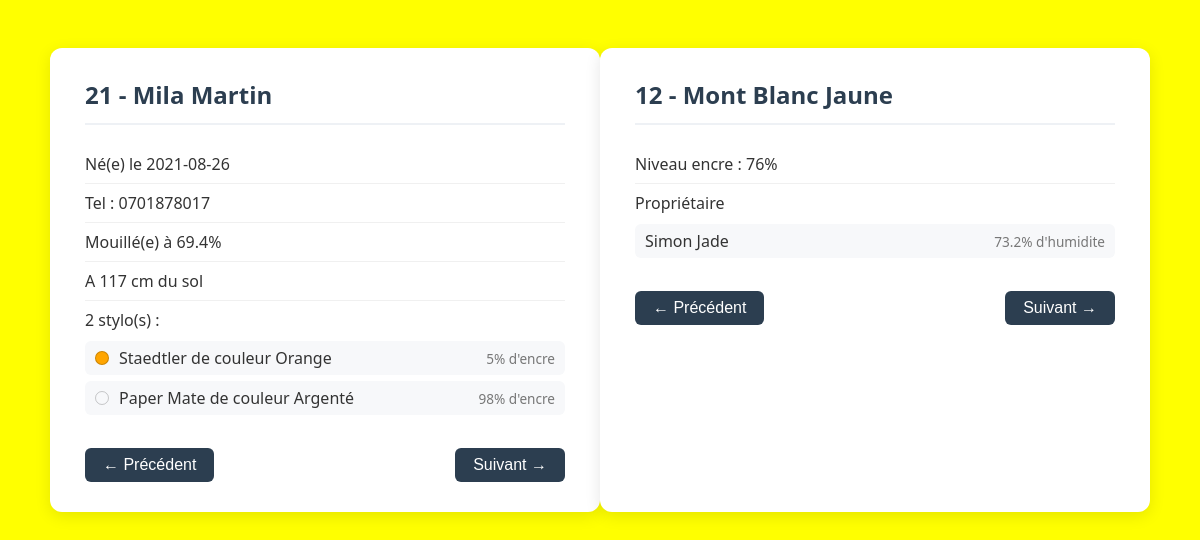
Screenshot of /php/index.php?enfant=21 with the database file from the repository.
### tables this page shows
CREATE TABLE Enfants (
    id INT AUTO_INCREMENT PRIMARY KEY,
    nom VARCHAR(50) NOT NULL,
    prenom VARCHAR(50) NOT NULL,
    num_tel VARCHAR(30),
    date_naissance DATE NOT NULL,
    distance_au_sol INT DEFAULT 50,
    taux_humidite FLOAT DEFAULT 0.7
);

CREATE TABLE Stylos (
    id INT AUTO_INCREMENT PRIMARY KEY,
    couleur VARCHAR(30) NOT NULL,
    marque VARCHAR(50) NOT NULL,
    niveau_encre INT DEFAULT 100,
    fonctionne BOOLEAN DEFAULT TRUE,
    id_enfant INT
);

### php/model/DAO.php (called while the page is built, shortened)
<?php
class DAO {
	public function __construct() {
		try {
			$this->pdo = new PDO('mysql:host=127.0.0.1;dbname=lesenfantsmouillesdustylo', 'bthouverez', '321654');
		} catch(Exception $e) {
			die('ERROR : '.$e->getMessage() );
		}
	}
}

### php/model/EnfantDAO.php (called while the page is built, shortened)
<?php
require_once('DAO.php');
require_once('Enfant.php');
require_once('Stylo.php');
class EnfantDAO extends DAO {
	public function hydrate(array $tabFromFetch) : Enfant {
		$e = new Enfant;
		$e->id = $tabFromFetch['id'];
		$e->nom = $tabFromFetch['nom'];
		$e->prenom = $tabFromFetch['prenom'];
		$e->num_tel = $tabFromFetch['num_tel'];
		$e->taux_humidite = $tabFromFetch['taux_humidite'];
		$e->date_naissance = $tabFromFetch['date_naissance'];
		$e->distance_au_sol = $tabFromFetch['distance_au_sol'];
		return $e;
	}
	public function getById(int $id) : Enfant {
		$sql = "SELECT e.id, nom, prenom, num_tel, date_naissance, distance_au_sol, taux_humidite, couleur, marque, niveau_encre, fonctionne
 FROM Enfants e LEFT JOIN Stylos s ON s.id_enfant = e.id WHERE e.id =  ?";
		$stmt = $this->pdo->prepare($sql);
		$stmt->execute([$id]);
		$tabEnfants = $stmt->fetchAll();
		$enfant = new Enfant();
		if($tabEnfants) {
			$enfant = $this->hydrate($tabEnfants[0]);
			foreach($tabEnfants as $tabEnfant) if($tabEnfant['marque']) {
				$s = new Stylo;
				$s->marque = $tabEnfant['marque'];
				$s->couleur = $tabEnfant['couleur'];
				$s->niveau_encre = $tabEnfant['niveau_encre'];
				$s->fonctionne = $tabEnfant['fonctionne'];
				$enfant->addStylo($s);
			}
		}
		return $enfant;
	}
}

### php/model/Enfant.php (called while the page is built, shortened)
<?php
class Enfant {
	private int    $id;
	private string $date_naissance;
	private ?string $num_tel;
	private string $nom;
	private string $prenom;
	private float  $taux_humidite;
	private int    $distance_au_sol;
	private array  $trousse;
	public function __construct() {
		$this->id = -1;
		$this->date_naissance = '';
		$this->num_tel = '';
		$this->nom = '';
		$this->prenom = '';
		$this->taux_humidite = 0;
		$this->distance_au_sol = 0;
		$this->trousse = [];
	}
	public function __get($attr) {
		switch($attr) {
			case 'id': 				return $this->id; 				break;
			case 'date_naissance': 		return $this->date_naissance; 		break;
			case 'num_tel': 			return $this->num_tel; 			break;
			case 'nom': 			return $this->nom; 				break;
			case 'prenom': 			return $this->prenom; 			break;
			case 'taux_humidite': 	return $this->taux_humidite; 	break;
			case 'distance_au_sol': 	return $this->distance_au_sol; 	break;
			case 'trousse': 		return $this->trousse; 			break;
		}
	}
	public function __set($attr, $val) {
		switch($attr) {
			case 'id': 				$this->id = $val; 			break;
			case 'date_naissance': 		$this->date_naissance = $val; 	break;
			case 'num_tel': 			$this->num_tel = $val; 		break;
			case 'nom': 			$this->nom = $val; 			break;
			case 'prenom': 			$this->prenom = $val; 		break;
			case 'taux_humidite': 	$this->taux_humidite = $val; break;
			case 'distance_au_sol': 	$this->distance_au_sol = $val;break;
		}
	}
	public function addStylo(Stylo $stylo) {
		$this->trousse[] = $stylo;
	}
}

### php/model/Stylo.php (called while the page is built, shortened)
<?php
class Stylo {
	private int    $id;
	private string $couleur;
	private string $marque;
	private int    $niveau_encre;
	private ?Enfant $enfant;
	public function __construct() {
		$this->id = -1;
		$this->couleur = '';
		$this->marque = '';
		$this->niveau_encre = 0;
		$this->enfant = new Enfant();
	}
	public function __get($attr) {
		switch($attr) {
			case 'id': 				return $this->id; 				break;
			case 'couleur': 		return $this->couleur; 			break;
			case 'marque': 			return $this->marque; 			break;
			case 'niveau_encre': 	return $this->niveau_encre; 	break;
			case 'enfant': 			return $this->enfant; 			break;
		}
	}
	public function __set($attr, $val) {
		switch($attr) {
			case 'id': 				$this->id = $val; 			break;
			case 'couleur': 		$this->couleur = $val; 		break;
			case 'marque': 			$this->marque = $val; 		break;
			case 'fonctionne': 		$this->fonctionne = $val; 	break;
			case 'niveau_encre': 	$this->niveau_encre = $val;	break;
			case 'enfant': 			$this->enfant = $val;		break;
		}
	}
}

### php/model/StyloDAO.php (called while the page is built, shortened)
<?php
require_once 'DAO.php';
require_once 'Stylo.php';
class StyloDAO extends DAO {
	public function getById(int $id) : Stylo {
		$sql = "SELECT * FROM Stylos s
		LEFT JOIN Enfants e ON s.id_enfant = e.id WHERE s.id = ?";
		$stmt = $this->pdo->prepare($sql);
		$stmt->execute([$id]);
		$tabStylo = $stmt->fetch();
		$stylo = new Stylo();
		if($tabStylo) {
			$stylo->id = $tabStylo[0];
			$stylo->marque = $tabStylo['marque'];
			$stylo->couleur = $tabStylo['couleur'];
			$stylo->fonctionne = $tabStylo['fonctionne'];
			$stylo->niveau_encre = $tabStylo['niveau_encre'];
			if(isset($tabStylo['nom'])) {
				$enfant = new Enfant;
				$enfant->id = $tabStylo['id'];
				$enfant->nom = $tabStylo['nom'];
				$enfant->prenom = $tabStylo['prenom'];
				$enfant->num_tel = $tabStylo['num_tel'];
				$enfant->date_naissance = $tabStylo['date_naissance'];
				$enfant->distance_au_sol = $tabStylo['distance_au_sol'];
				$enfant->taux_humidite = $tabStylo['taux_humidite'];
				$stylo->enfant = $enfant;
			} else {
				$stylo->enfant = null;
			}
		}
		return $stylo;
	}
}

### php/view/unEnfant.php (the view, shortened to what this page needs)
<!DOCTYPE html>
<html>
<head>
</head>
<body>
	<section class="cardEnfant">
		<?php if($enfant->id > 0) { ?>
		<h1><?= $enfant->id ?> - <?= $enfant->prenom ?> <?= $enfant->nom ?></h1>
		<ul class="infos">
			<li>Né(e) le <?= $enfant->date_naissance ?></li>
			<li>Tel : <?= $enfant->num_tel ?></li>
			<li>Mouillé(e) à <?= $enfant->taux_humidite*100 ?>%</li>
			<li>A <?= $enfant->distance_au_sol ?> cm du sol</li>
			<li><?= count($enfant->trousse) ?> stylo(s) :
				<ul class="trousse">
				<?php foreach($enfant->trousse as $stylo) { ?>
					<li class="stylo">
						<span class="pastille" style="background: <?= $stylo->couleur ?>;"></span>
						<?= $stylo->marque ?> de couleur <?= $stylo->couleur ?>
						<span class="niveau"><?= $stylo->niveau_encre ?>% d'encre</span>
					</li>
				<?php } ?>
				</ul>
			</li>
		</ul>
		<div class="nav">
			<a href="?enfant=<?= $enfant->id-1 ?>"><button>&larr; Précédent</button></a>
			<a href="?enfant=<?= $enfant->id+1 ?>"><button>Suivant &rarr;</button></a>
		</div>
	<?php } else { ?>
		<p class="empty">Aucun enfant trouvé.</p>
	<?php } ?>
	</section>
</body>
</html>

### php/index.php (shortened to what this page needs)
<?php
require_once('model/EnfantDAO.php');
require_once('model/StyloDAO.php');
$idEnfant = $_GET['enfant'] ?? 22;
$daoEnfant = new EnfantDAO;
$enfant = $daoEnfant->getById($idEnfant);
include('view/unEnfant.php');
$idStylo = $_GET['stylo'] ?? 12;
$daoStylo = new StyloDAO;
$stylo = $daoStylo->getById($idStylo);
if($stylo->id != -1)
	include('view/unStylo.php');
else
	include('view/404_claude.html');

### php/view/unStylo.php (shortened to what this page needs)
<!DOCTYPE html>
<html>
<head>
</head>
<body>
	<section class="cardStylo">
		<?php if($stylo->id > 0) { ?>
		<h1><?= $stylo->id ?> - <?= $stylo->marque ?> <?= $stylo->couleur ?></h1>
		<ul class="infos">
			<li>Niveau encre : <?= $stylo->niveau_encre ?>%</li>
			<li>Propriétaire
				<ul class="proprietaire">
					<li class="stylo">
						<?php if($stylo->enfant) { ?>
							<?= $stylo->enfant->nom ?> <?= $stylo->enfant->prenom ?>
							<span class="niveau"><?= $stylo->enfant->taux_humidite * 100 ?>% d'humidite</span>
						<?php } else { ?>
							Inconnu
						<?php } ?>
					</li>
				</ul>
			</li>
		</ul>
		<div class="nav">
			<a href="?stylo=<?= $stylo->id-1 ?>"><button>&larr; Précédent</button></a>
			<a href="?stylo=<?= $stylo->id+1 ?>"><button>Suivant &rarr;</button></a>
		</div>
	<?php } else { ?>
		<p class="empty">Aucun stylo trouvé.</p>
	<?php } ?>
	</section>
</body>
</html>

### php/view/unEnfant.php (style rules this page uses)
* { box-sizing: border-box; }
body { background: orange; font-family: "Segoe UI", Arial, sans-serif; color: #333; display: flex; justify-content: center; padding: 40px 20px; }
.cardEnfant { background: #fff; padding: 30px 35px; border-radius: 12px; box-shadow: 0 4px 16px rgba(0, 0, 0, 0.1); width: 550px; max-width: 100%; }
.cardEnfant h1 { margin: 0 0 20px; font-size: 1.5em; color: #2c3e50; border-bottom: 2px solid #eef1f5; padding-bottom: 12px; }
.infos { list-style: none; padding: 0; margin: 0 0 20px; }
.infos > li { padding: 8px 0; border-bottom: 1px solid #f0f0f0; }
.infos > li:last-child { border-bottom: none; }
.trousse { list-style: none; padding: 0; margin: 10px 0 0; display: flex; flex-direction: column; gap: 6px; }
.stylo { display: flex; align-items: center; gap: 10px; padding: 6px 10px; background: #f7f8fa; border-radius: 6px; }
.stylo .pastille { width: 14px; height: 14px; border-radius: 50%; border: 1px solid rgba(0, 0, 0, 0.2); flex-shrink: 0; }
.stylo .niveau { margin-left: auto; font-size: 0.85em; color: #777; }
.nav { display: flex; justify-content: space-between; margin-top: 25px; }
.nav a { text-decoration: none; }
.nav button { padding: 8px 18px; border: none; border-radius: 6px; background: #2c3e50; color: #fff; font-size: 1em; cursor: pointer; }

### rows the page displays
enfants: id "21", prenom "Mila", nom "Martin", date_naissance "2021-08-26", num_tel "0701878017", $enfant->taux_humidite*100 "69.4", distance_au_sol "117"
stylos: marque "Staedtler", couleur "Orange", niveau_encre "5"
stylos: marque "Paper Mate", couleur "Argenté", niveau_encre "98"
stylos: id "12", marque "Mont Blanc", couleur "Jaune", niveau_encre "76", id_enfant.nom "Simon", id_enfant.prenom "Jade", $stylo->enfant->taux_humidite*100 "73.2"

### other values shown
count($enfant->trousse) "2"
